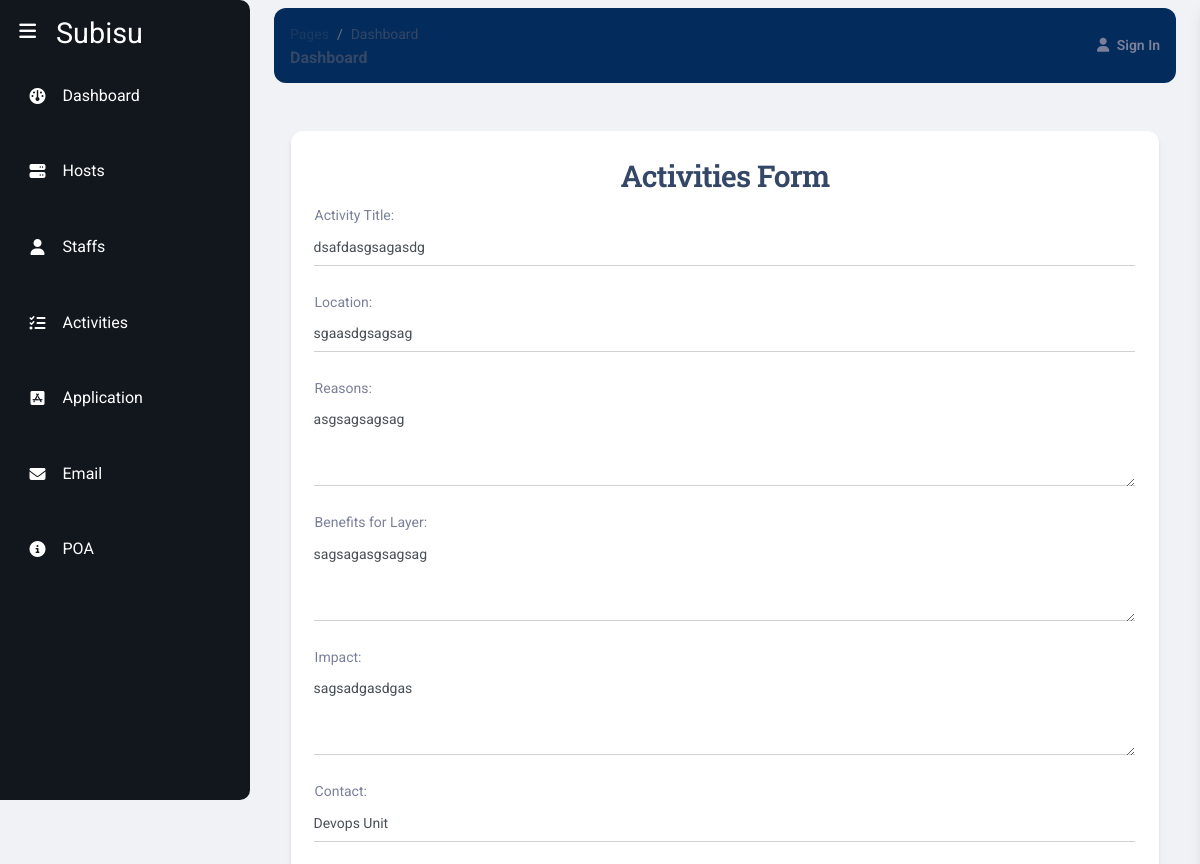
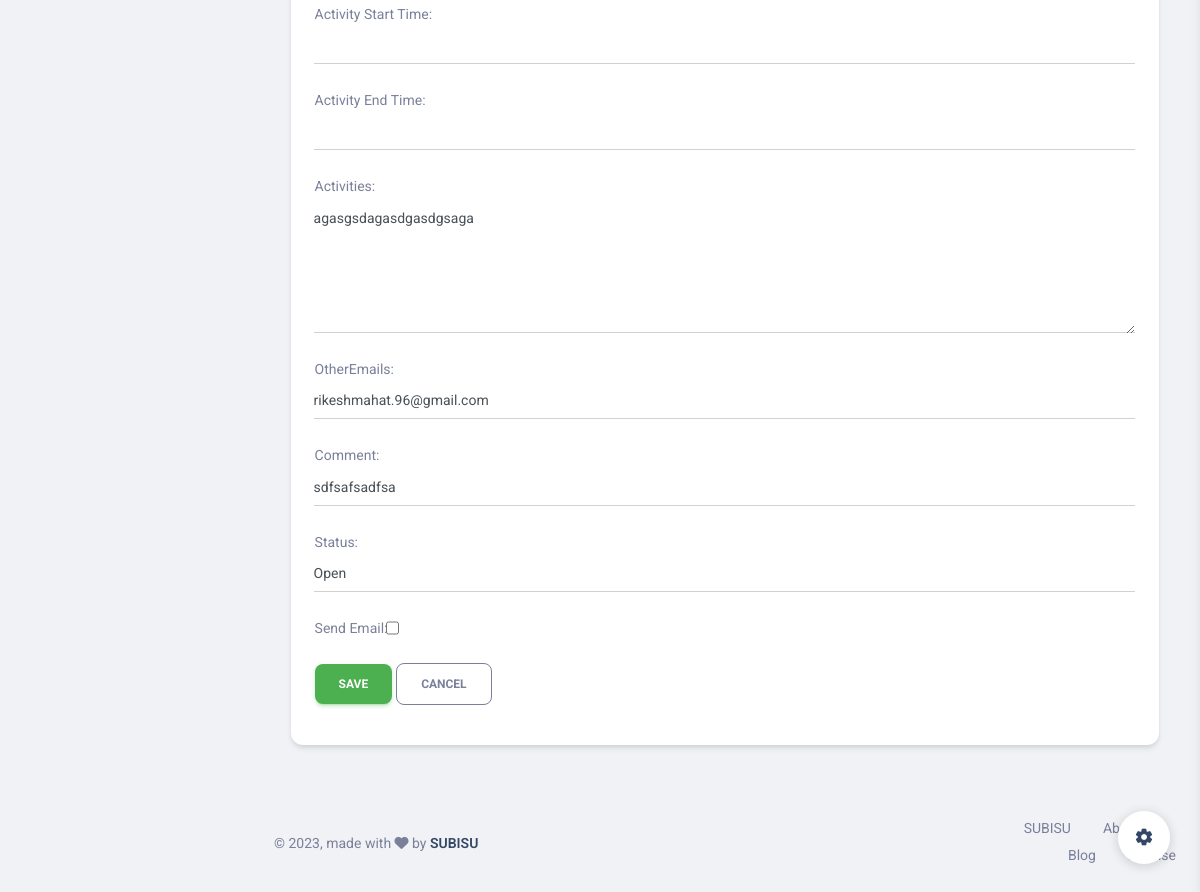
The app's page /edit-activity/34/ with its own data (2 pictures, top to bottom).
### subisu/models.py (models this page shows, shortened)
class Activities(models.Model):
    title = models.CharField(max_length=200, verbose_name="Activity Title")
    location = models.CharField(max_length=200, null=True, blank=True)
    reason = models.TextField(verbose_name="Reasons", blank=True)
    benefits = models.TextField(verbose_name="Benefits for Layer", blank=True)
    impact = models.TextField(verbose_name="Impact", blank=True)
    contact = models.ForeignKey(Units, on_delete=models.CASCADE,  null=True, help_text="Select units you want to send mail to")
    startTime = models.DateTimeField(null=True, blank=True, verbose_name="Activity Start Time")
    endTime = models.DateTimeField(null=True, blank=True,verbose_name="Activity End Time")
    activities = models.TextField(max_length=500, verbose_name="Activities")
    created = models.DateTimeField(auto_now_add=True, verbose_name="Activity Created At")
    otherEmails = models.TextField(blank=True, null=True, help_text="Add other emails separated by spaces", validators=[validate_email_list])
    Comment= models.CharField(max_length=200, null=True)
    status= models.CharField(max_length=20,choices=ACTIVITY_STATUS, default= 'Open')
    sendEmail = models.BooleanField(verbose_name = "Send Email",default=False, help_text="Send Email Notification to Department")
    ETA = models.CharField(max_length=200, null=True, blank=True, editable=False)

### subisu/views.py (the view)
# urls.py: path('edit-activity/<int:id>/', edit_activities, name='edit_activity'),
def edit_activities(request, id):
    activity = Activities.objects.get(id = id)
    if request.method == "POST":
        form = ActivitiesForm(request.POST, instance=activity)
        if form.is_valid():
            activity = form.save(commit=False)
            activity.save()
            if form.cleaned_data['sendEmail']:
                title = form.cleaned_data['title']
                location = form.cleaned_data['location']
                reason = form.cleaned_data['reason']
                benefits = form.cleaned_data['benefits']
                impact = form.cleaned_data['impact']
                primary_email = form.cleaned_data['contact']
                other_emails = form.cleaned_data['otherEmails']
                email_list = process_emails(primary_email, other_emails)
                EmailNotification.objects.create(activityId = activity, emailBody = " \n".join([title, location, benefits, reason, impact]))
                msg = send_department_mail(title,"time",location, reason, benefits, impact, email_list)
                if msg:
                    messages.info(request, "Mail sent successfully")
                else:
                    messages.warning(request, "Sorry, Mail not sent due to error")
            form.save()
            return redirect('activities')
        else:
            for field_name, errors in form.errors.items():
                for error in errors:
                    messages.error(request, f"{field_name}: {error}")
    else:
        form = ActivitiesForm(instance=activity)
    context = {
        'form': form,
        'activity_id': id
    }
    return render(request, 'subisu/addactivities.html', context)

### subisu/forms.py
class ActivitiesForm(forms.ModelForm):
    class Meta:
        model = Activities
        fields = '__all__'
        widgets = {
            'title': forms.TextInput(attrs={'class': 'form-control'}),
            'location': forms.TextInput(attrs={'class': 'form-control'}),
            'reason': forms.Textarea(attrs={'class': 'form-control', 'rows': 3}),
            'benefits': forms.Textarea(attrs={'class': 'form-control', 'rows': 3}),
            'impact': forms.Textarea(attrs={'class': 'form-control', 'rows': 3}),
            'contact': forms.Select(attrs={'class': 'form-control'}),
            'startTime': DateTimePickerInput(),
            'endTime': DateTimePickerInput(),
            'activities': forms.Textarea(attrs={'class': 'form-control', 'rows': 5}),
            'otherEmails': forms.TextInput(attrs={'class': 'form-control'}),
            'Comment': forms.TextInput(attrs={'class': 'form-control'}),
            'status': forms.Select(attrs={'class': 'form-control'}),
        }

### Models/units.py (called while the page is built)
    def __str__(self):
        return self.name

### templates/subisu/addactivities.html (shortened to what this page needs)
{% extends 'subisu/base.html' %}
{% block start %}
<div class="row justify-content-center py-5">
    <div class="col-md-11">
        <div class="card">
            <div class="card-body">
                <h3 class="card-title text-center">Activities Form</h3>
                <form method="POST">
                    {% for field in form %}
                        <div class="input-group input-group-static mb-4 ">
                            {{ field.label_tag }}
                            {% if field.name == 'startTime' or field.name == 'endTime' %}
                                <input type="text" class="form-control flatpickr datetimepicker" name="{{ field.name }}" data-close-on-select="true" />
                            {% else %}
                                {{ field }}
                            {% endif %}
                        </div>
                    {% endfor %}
                    <button type="submit" class="btn btn-success">Save</button>
                    <a class="btn btn-outline-secondary" href="{% url 'activities' %}">Cancel</a>
                </form>
            </div>
        </div>
    </div>
</div>
{% endblock %}

### records on screen
Activities: form "dsafdasgsagasdg" "sgaasdgsagsag" "asgsagsagsag" "sagsagasgsagsag" "sagsadgasdgas" "Devops Unit" "agasgsdagasdgasdgsaga" "rikeshmahat.96@gmail.com" "sdfsafsadfsa" "Open"

### other values on screen
{{ field.label_tag }} "Activity Title:" "Location:" "Reasons:" "Benefits for Layer:" "Impact:" "Contact:" "Activity Start Time:" "Activity End Time:" "Activities:" "OtherEmails:" "Comment:" "Status:" "Send Email:"
